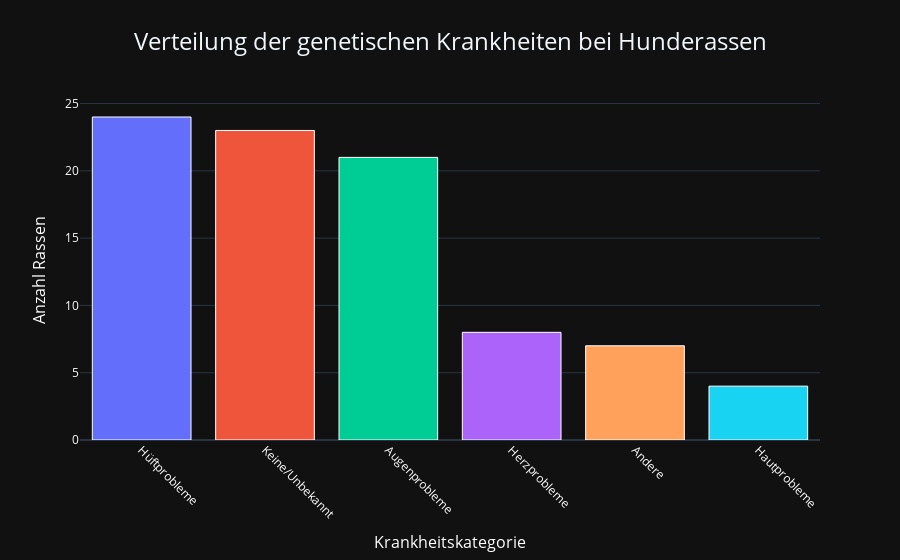

This figure's notebook cell:
### Code cell
# Häufigkeiten zählen und nach Häufigkeit sortieren
ailment_counts = data['Simplified_Ailments'].value_counts()

# Bar Chart erstellen
fig = px.bar(
    x=ailment_counts.index,
    y=ailment_counts.values,
    title='Verteilung der genetischen Krankheiten bei Hunderassen',
    labels={'x': 'Krankheitskategorie', 'y': 'Anzahl Rassen'},
    template='plotly_dark',
    color=ailment_counts.index
)

# Styling anpassen
fig.update_layout(
    title_x=0.5,
    title_xanchor='center',
    showlegend=False,
    title_font_size = 24
)

# Balken mit weißer Umrandung
fig.update_traces(
    marker=dict(
        line=dict(color='white', width=1)
    ),
    # Hover-Informationen
    hovertemplate='<b>%{x}</b><br>' +
                  'Anzahl: %{y} Rassen<br>' +
                  'Anteil: %{customdata:.1f}%<br>' +
                  '<extra></extra>',
    customdata=[(count / len(data)) * 100 for count in ailment_counts.values]
)

# Achsen anpassen
fig.update_xaxes(
    tickangle=45,
    title_font=dict(size=16, color="white"),
    tickfont=dict(size=12, color="white")
)

fig.update_yaxes(
    title_font=dict(size=16, color="white"),
    tickfont=dict(size=12, color="white")
)

# Farbskala ausblenden
fig.update_coloraxes(showscale=False)

fig.show()

#fig.write_html('count_ailments.html')

### Figure 1 — Plotly figure (JSON) as saved in the notebook; plotly's stock layout.template omitted (floating-point values rounded to 4 significant figures)
{"data": [{"customdata": [27.59, 26.44, 24.14, 9.195, 8.046, 4.598], "hovertemplate": "<b>%{x}</b><br>Anzahl: %{y} Rassen<br>Anteil: %{customdata:.1f}%<br><extra></extra>", "legendgroup": "Hüftprobleme", "marker": {"color": "#636efa", "line": {"color": "white", "width": 1}, "pattern": {"shape": ""}}, "name": "Hüftprobleme", "orientation": "v", "showlegend": true, "textposition": "auto", "type": "bar", "x": ["Hüftprobleme"], "xaxis": "x", "y": [24], "yaxis": "y"}, {"customdata": [27.59, 26.44, 24.14, 9.195, 8.046, 4.598], "hovertemplate": "<b>%{x}</b><br>Anzahl: %{y} Rassen<br>Anteil: %{customdata:.1f}%<br><extra></extra>", "legendgroup": "Keine/Unbekannt", "marker": {"color": "#EF553B", "line": {"color": "white", "width": 1}, "pattern": {"shape": ""}}, "name": "Keine/Unbekannt", "orientation": "v", "showlegend": true, "textposition": "auto", "type": "bar", "x": ["Keine/Unbekannt"], "xaxis": "x", "y": [23], "yaxis": "y"}, {"customdata": [27.59, 26.44, 24.14, 9.195, 8.046, 4.598], "hovertemplate": "<b>%{x}</b><br>Anzahl: %{y} Rassen<br>Anteil: %{customdata:.1f}%<br><extra></extra>", "legendgroup": "Augenprobleme", "marker": {"color": "#00cc96", "line": {"color": "white", "width": 1}, "pattern": {"shape": ""}}, "name": "Augenprobleme", "orientation": "v", "showlegend": true, "textposition": "auto", "type": "bar", "x": ["Augenprobleme"], "xaxis": "x", "y": [21], "yaxis": "y"}, {"customdata": [27.59, 26.44, 24.14, 9.195, 8.046, 4.598], "hovertemplate": "<b>%{x}</b><br>Anzahl: %{y} Rassen<br>Anteil: %{customdata:.1f}%<br><extra></extra>", "legendgroup": "Herzprobleme", "marker": {"color": "#ab63fa", "line": {"color": "white", "width": 1}, "pattern": {"shape": ""}}, "name": "Herzprobleme", "orientation": "v", "showlegend": true, "textposition": "auto", "type": "bar", "x": ["Herzprobleme"], "xaxis": "x", "y": [8], "yaxis": "y"}, {"customdata": [27.59, 26.44, 24.14, 9.195, 8.046, 4.598], "hovertemplate": "<b>%{x}</b><br>Anzahl: %{y} Rassen<br>Anteil: %{customdata:.1f}%<br><extra></extra>", "legendgroup": "Andere", "marker": {"color": "#FFA15A", "line": {"color": "white", "width": 1}, "pattern": {"shape": ""}}, "name": "Andere", "orientation": "v", "showlegend": true, "textposition": "auto", "type": "bar", "x": ["Andere"], "xaxis": "x", "y": [7], "yaxis": "y"}, {"customdata": [27.59, 26.44, 24.14, 9.195, 8.046, 4.598], "hovertemplate": "<b>%{x}</b><br>Anzahl: %{y} Rassen<br>Anteil: %{customdata:.1f}%<br><extra></extra>", "legendgroup": "Hautprobleme", "marker": {"color": "#19d3f3", "line": {"color": "white", "width": 1}, "pattern": {"shape": ""}}, "name": "Hautprobleme", "orientation": "v", "showlegend": true, "textposition": "auto", "type": "bar", "x": ["Hautprobleme"], "xaxis": "x", "y": [4], "yaxis": "y"}], "layout": {"barmode": "relative", "coloraxis": {"showscale": false}, "legend": {"title": {"text": "color"}, "tracegroupgap": 0}, "showlegend": false, "title": {"font": {"size": 24}, "text": "Verteilung der genetischen Krankheiten bei Hunderassen", "x": 0.5, "xanchor": "center"}, "xaxis": {"anchor": "y", "domain": [0, 1], "tickangle": 45, "tickfont": {"color": "white", "size": 12}, "title": {"font": {"color": "white", "size": 16}, "text": "Krankheitskategorie"}}, "yaxis": {"anchor": "x", "domain": [0, 1], "tickfont": {"color": "white", "size": 12}, "title": {"font": {"color": "white", "size": 16}, "text": "Anzahl Rassen"}}}}
